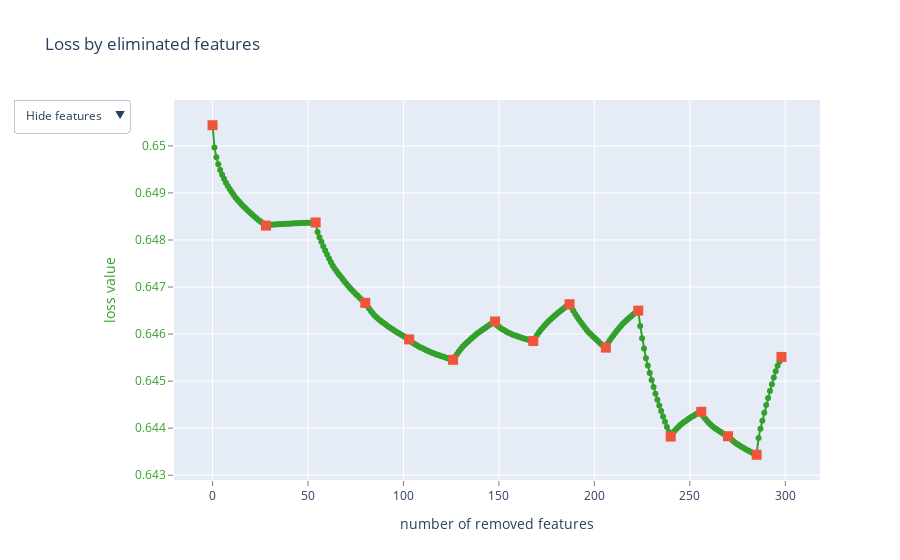

Notebook code cell kept with this figure:
### Code cell
parameters = {'depth'         : [4,5,6,7,8,9, 10],
             'learning_rate' : [0.01,0.02,0.03,0.04],
              'iterations'    : [10, 20,30,40,50,60,70,80,90, 100]
             }
model = CatBoostClassifier()
grid = GridSearchCV(estimator=CBC

### Figure 1 — Plotly figure (JSON) as saved in the notebook; plotly's stock layout.template omitted (floating-point values rounded to 4 significant figures; data arrays with more than 128 entries replaced by an {"elided": "..."} marker saying what was removed)
{"data": [{"line": {"color": "rgb(51,160,44)"}, "mode": "lines+markers", "name": "", "text": {"elided": "299 str values"}, "type": "scatter", "x": {"elided": "299 int values"}, "y": {"elided": "299 float values"}}, {"marker": {"size": 10, "symbol": "square"}, "mode": "markers", "name": "", "text": ["", "Home C FG%", "Visitor C DRtg", "Visitor PG DRB%", "Visitor PG TRB", "Visitor PF FG%", "Visitor C ScPoss", "Home PF Floor", "Home SG STL%", "Home PF FTr", "Home PF PProd_AST_Part", "Home PF MP", "Visitor PF PProd_FG_Part", "Home SG PProd_FG_Part", "Visitor SF TOV%", "Visitor PF MP"], "type": "scatter", "x": [0, 28, 54, 80, 103, 126, 148, 168, 187, 206, 223, 240, 256, 270, 285, 298], "y": [0.6504, 0.6483, 0.6484, 0.6467, 0.6459, 0.6455, 0.6463, 0.6459, 0.6466, 0.6457, 0.6465, 0.6438, 0.6443, 0.6438, 0.6434, 0.6455]}, {"mode": "text", "name": "", "text": {"elided": "299 str values"}, "textfont": {"color": "rgb(51,160,44)", "family": "sans serif", "size": 18}, "textposition": "bottom center", "type": "scatter", "visible": false, "x": {"elided": "299 int values"}, "y": {"elided": "299 float values"}}, {"mode": "text", "name": "", "text": {"elided": "299 str values"}, "textfont": {"color": "rgb(51,160,44)", "family": "sans serif", "size": 18}, "textposition": "bottom center", "type": "scatter", "visible": false, "x": {"elided": "299 int values"}, "y": {"elided": "299 float values"}}], "layout": {"autosize": true, "showlegend": false, "title": {"text": "Loss by eliminated features"}, "updatemenus": [{"active": 0, "buttons": [{"args": [{"visible": [true, true, false, false]}], "label": "Hide features", "method": "update"}, {"args": [{"visible": [true, true, true, false]}], "label": "Show indices", "method": "update"}, {"args": [{"visible": [true, true, false, true]}], "label": "Show names", "method": "update"}], "pad": {"r": 10, "t": 10}, "showactive": true, "x": -0.25, "xanchor": "left", "y": 1.03, "yanchor": "top"}], "xaxis": {"autorange": true, "gridcolor": "rgb(255,255,255)", "range": [-19.48, 317.5], "showgrid": true, "showline": false, "showticklabels": true, "tickcolor": "rgb(127,127,127)", "ticks": "outside", "title": {"text": "number of removed features"}, "type": "linear", "zeroline": false}, "yaxis": {"autorange": true, "gridcolor": "rgb(255,255,255)", "range": [0.6427, 0.6512], "showgrid": true, "showline": false, "showticklabels": true, "tickcolor": "rgb(127,127,127)", "tickfont": {"color": "rgb(51,160,44)"}, "ticks": "outside", "title": {"font": {"color": "rgb(51,160,44)"}, "text": "loss value"}, "type": "linear", "zeroline": false}}}
